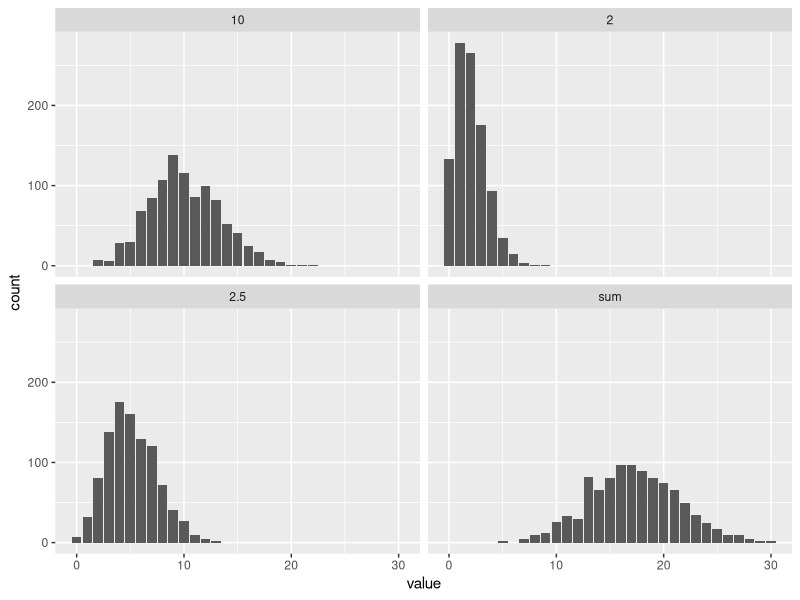
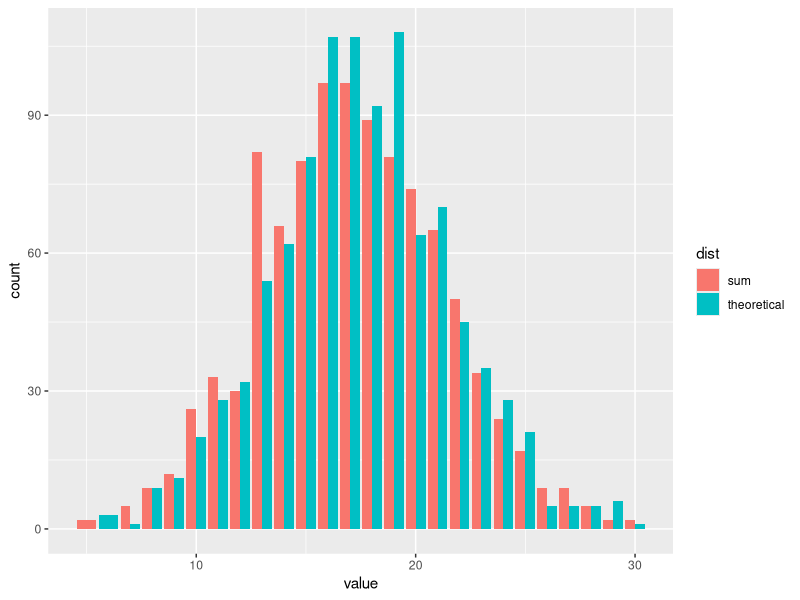
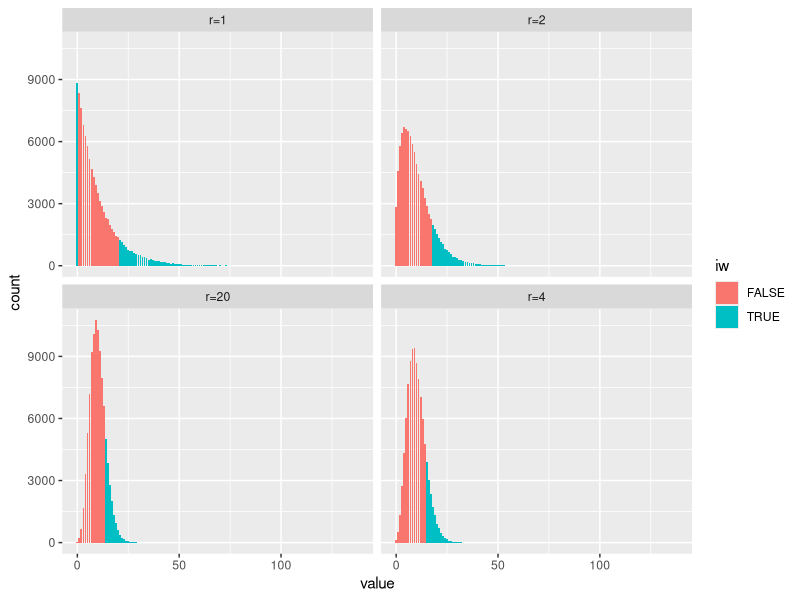

These charts were generated, in order, by the following R code:
## ---- chunk 1
togs <- TRUE
library(ggplot2)
library(dplyr)
library(reshape2)
library(tidyr)
# togs <- FALSE
## ---- chunk 2
set.seed(1)
library(tidyr)
nsamps           <- 1000
samps            <- matrix(data = NA, nrow = nsamps, ncol = 4)
samps[ ,1]       <- rpois(nsamps, 2)
samps[ ,2]       <- rpois(nsamps, 5.2)
samps[ ,3]       <- rpois(nsamps, 10)
samps[ ,4]       <- samps[ ,1] + samps[ ,2] + samps[ ,3]
colnames(samps)  <- c(2, 2.5, 10, "sum")
gsamps           <- as_tibble(samps)
gsamps           <- gather(gsamps, key = "dist", value = "value")
ggplot(gsamps, aes(x = value)) +
  geom_bar() +
  facet_wrap(~ dist)

samps              <- cbind(samps, "theoretical" = rpois(nsamps, 2 + 5.2 + 10))
gsamps             <- as_tibble(samps[ ,4:5])
gsamps             <- gather(gsamps, key = "dist", value = "value")
ggplot(gsamps, aes(x = value, fill = dist)) +
  geom_bar(position = "dodge")

## ---- chunk 3
library(tidyr)
set.seed(1)
nsamps <- 100000
find_p <- function (mu, r) {
  return (10 / (r + 10))
}
r <- c(1,2,10,20)
p <- find_p(10, r)
sigma <- rep(sqrt(p*r / (1 - p)^2), each = nsamps)
samps <- cbind("r=1"  = rnbinom(nsamps, size = r[1], prob = 1 - p[1]),
               "r=2"  = rnbinom(nsamps, size = r[2], prob = 1 - p[2]),
               "r=4"  = rnbinom(nsamps, size = r[3], prob = 1 - p[3]),
               "r=20" = rnbinom(nsamps, size = r[4], prob = 1 - p[4]))
gsamps <- gather(as.data.frame(samps))
iw     <- (gsamps$value > sigma + 10) | (gsamps$value < sigma - 10)
ggplot(gsamps, aes(x = value, fill = iw)) +
  geom_bar() +
  # geom_density() +
  facet_wrap(~ key)
